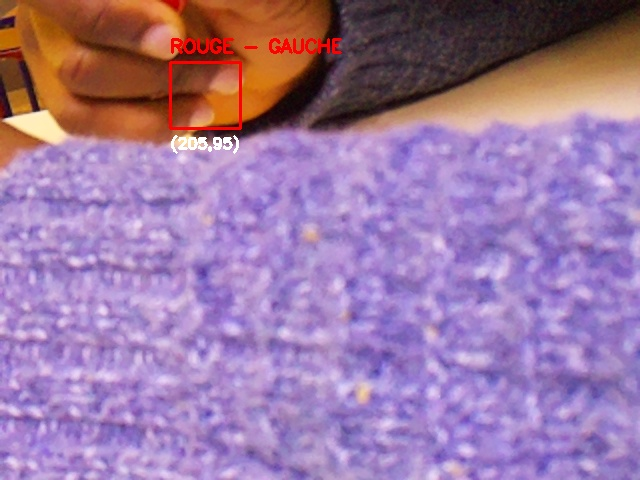
#> input picture Raspberry/data/derniere_image.jpg, 640 x 480 px
$ python -i camera.py   (imports and definitions only)
#> lines starting #> are read from the running program, lines starting #| are printed output that depends on the picture; after the words box and inside, x2 and y2 are one past the last pixel; in counts of white or black regions, pixels touching at a corner belong together
#> further down, picture is the input picture: shape (480, 640, 3); mean B, G, R 162.4, 121.3, 158.1
from picamera2 import Picamera2
import cv2
import numpy as np
import json
import os
os.environ['LIBCAMERA_LOG_LEVELS'] = 'FATAL'
import sys

# ================= POSITION =================
def get_position(x, w, frame_width):

    center_x = x + w // 2

    norm_x = center_x / float(frame_width)

    if norm_x < 0.33:
        return "GAUCHE"

    elif norm_x > 0.66:
        return "DROITE"

    else:
        return "CENTRE"


# ================= DETECTION =================
def detect_balls(frame):

    hsv = cv2.cvtColor(frame, cv2.COLOR_BGR2HSV)
#> hsv: shape (480, 640, 3); mean H, S, V 110.1, 102.2, 184.9

    detections = []

    # ================= ROUGE =================
    lower_red1 = np.array([0, 150, 100])
    upper_red1 = np.array([8, 255, 255])

    lower_red2 = np.array([170, 150, 100])
    upper_red2 = np.array([180, 255, 255])

    mask_red = cv2.inRange(hsv,
                           lower_red1,
                           upper_red1) + \
               cv2.inRange(hsv,
                           lower_red2,
                           upper_red2)
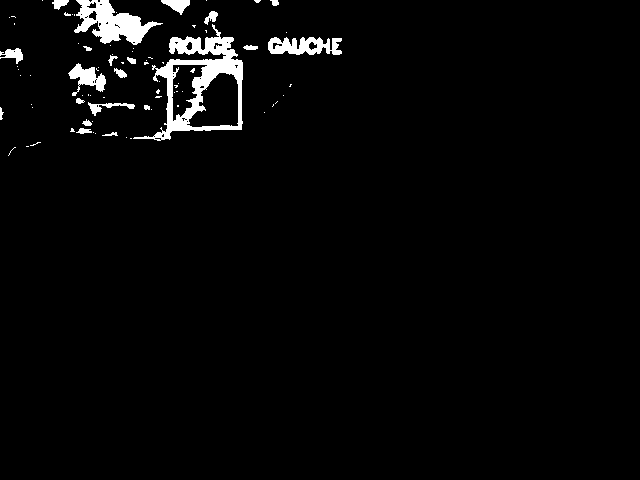
#> mask_red: shape (480, 640); 2.8% white; 81 white regions (60 under 20 px), largest, box (x1, y1, x2, y2) and area: (133, 24, 243, 141) 3726, (74, 0, 163, 45) 1908, (268, 37, 342, 55) 902

    # ================= VERT =================
    lower_green = np.array([45, 120, 80])
    upper_green = np.array([80, 255, 255])

    mask_green = cv2.inRange(hsv,
                             lower_green,
                             upper_green)
#> mask_green: shape (480, 640); every value is 0

    # ================= BLEU =================
    lower_blue = np.array([100, 170, 80])
    upper_blue = np.array([125, 255, 255])

    mask_blue = cv2.inRange(hsv,
                            lower_blue,
                            upper_blue)

    masks = {
        "ROUGE": mask_red,
        "VERT": mask_green,
        "BLEU": mask_blue
    }

    colors_draw = {
        "ROUGE": (0, 0, 255),
        "VERT": (0, 255, 0),
        "BLEU": (255, 0, 0)
    }

    kernel = np.ones((3,3), np.uint8)

    # ================= DETECTION =================
    for color_name, mask in masks.items():

        # nettoyage léger
        mask = cv2.erode(mask, kernel, iterations=1)
        mask = cv2.dilate(mask, kernel, iterations=1)

        contours, _ = cv2.findContours(mask,
                                       cv2.RETR_EXTERNAL,
                                       cv2.CHAIN_APPROX_SIMPLE)

        for cnt in contours:

            area = cv2.contourArea(cnt)

            # filtre taille
            if area < 300 or area > 50000:
                continue

            x, y, w, h = cv2.boundingRect(cnt)

            # filtre balle uniquement
            ratio = w / float(h)

            if ratio < 0.75 or ratio > 1.25:
                continue

            center_x = x + w // 2
            center_y = y + h // 2

            position = get_position(x,
                                    w,
                                    frame.shape[1])

            # stockage JSON
            detections.append({
                "couleur": color_name,
                "forme" : "BALLE",
                "position": position,
                "centre": [center_x, center_y]

            })

            # rectangle
            cv2.rectangle(frame,
                          (x, y),
                          (x + w, y + h),
                          colors_draw[color_name],
                          2)

            # texte
            cv2.putText(frame,
                        f"{color_name} - {position}",
                        (x, y - 10),
                        cv2.FONT_HERSHEY_SIMPLEX,
                        0.6,
                        colors_draw[color_name],
                        2)

            # coordonnées
            cv2.putText(frame,
                        f"({center_x},{center_y})",
                        (x, y + h + 20),
                        cv2.FONT_HERSHEY_SIMPLEX,
                        0.5,
                        (255,255,255),
                        2)
#> this loop made 3 passes
#> color_name on passes 2 to 3: 'VERT', 'BLEU'
#> color_name on pass 1: 'ROUGE'
#> pass 1, in detect_balls, `mask = cv2.erode(mask, kernel, iterations=1)`:
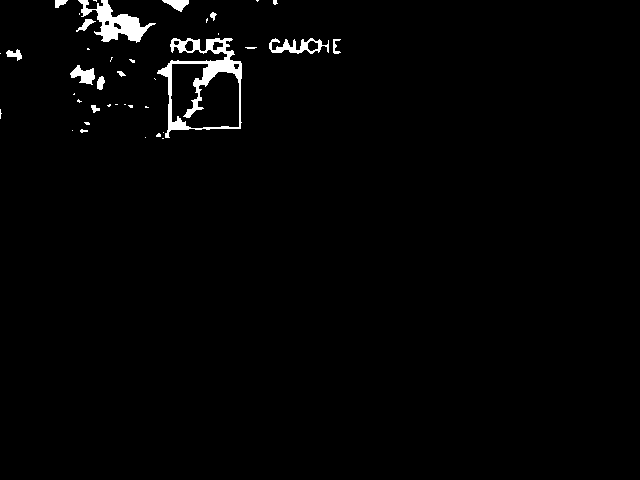
#> mask: shape (480, 640); 1.7% white; 40 white regions (25 under 20 px), largest, box (x1, y1, x2, y2) and area: (157, 38, 242, 138) 2258, (78, 0, 156, 43) 1275, (269, 38, 329, 54) 436
#> pass 1, in detect_balls, `mask = cv2.dilate(mask, kernel, iterations=1)`:
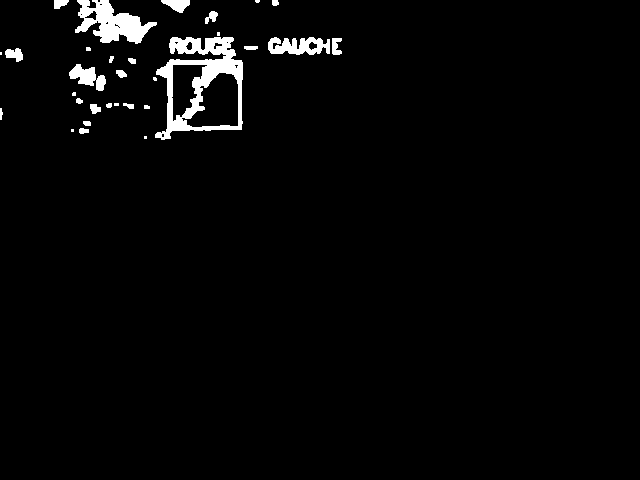
#> mask: shape (480, 640); 2.6% white; 31 white regions (9 under 20 px), largest, box (x1, y1, x2, y2) and area: (155, 37, 243, 140) 3490, (75, 0, 157, 44) 1844, (268, 37, 330, 55) 762
#> after the loop:
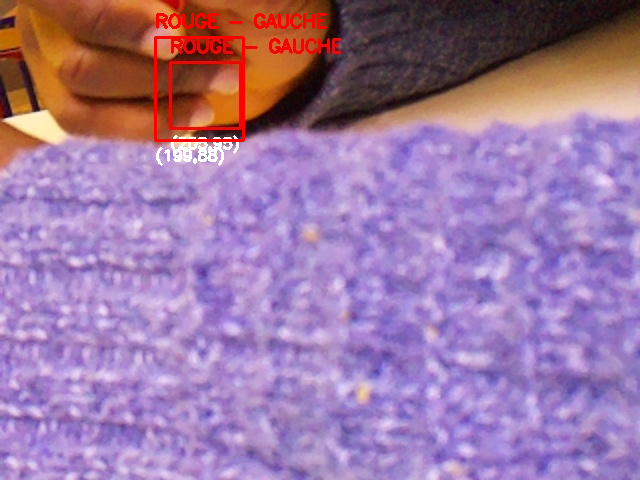
#> frame: shape (480, 640, 3); 0.94% of pixels changed, all inside (x1, y1, x2, y2) = (154, 13, 327, 166)
#> after the loop, detections = 1 item

    return frame, detections


# ================= CAMERA =================
# [1 line that did not run here, left out]

# [3 lines that did not run here, left out]

# [36 lines not run here, left out]

>>> import cv2
>>> picture = cv2.imread('../data/derniere_image.jpg')
>>> result = detect_balls(picture)
